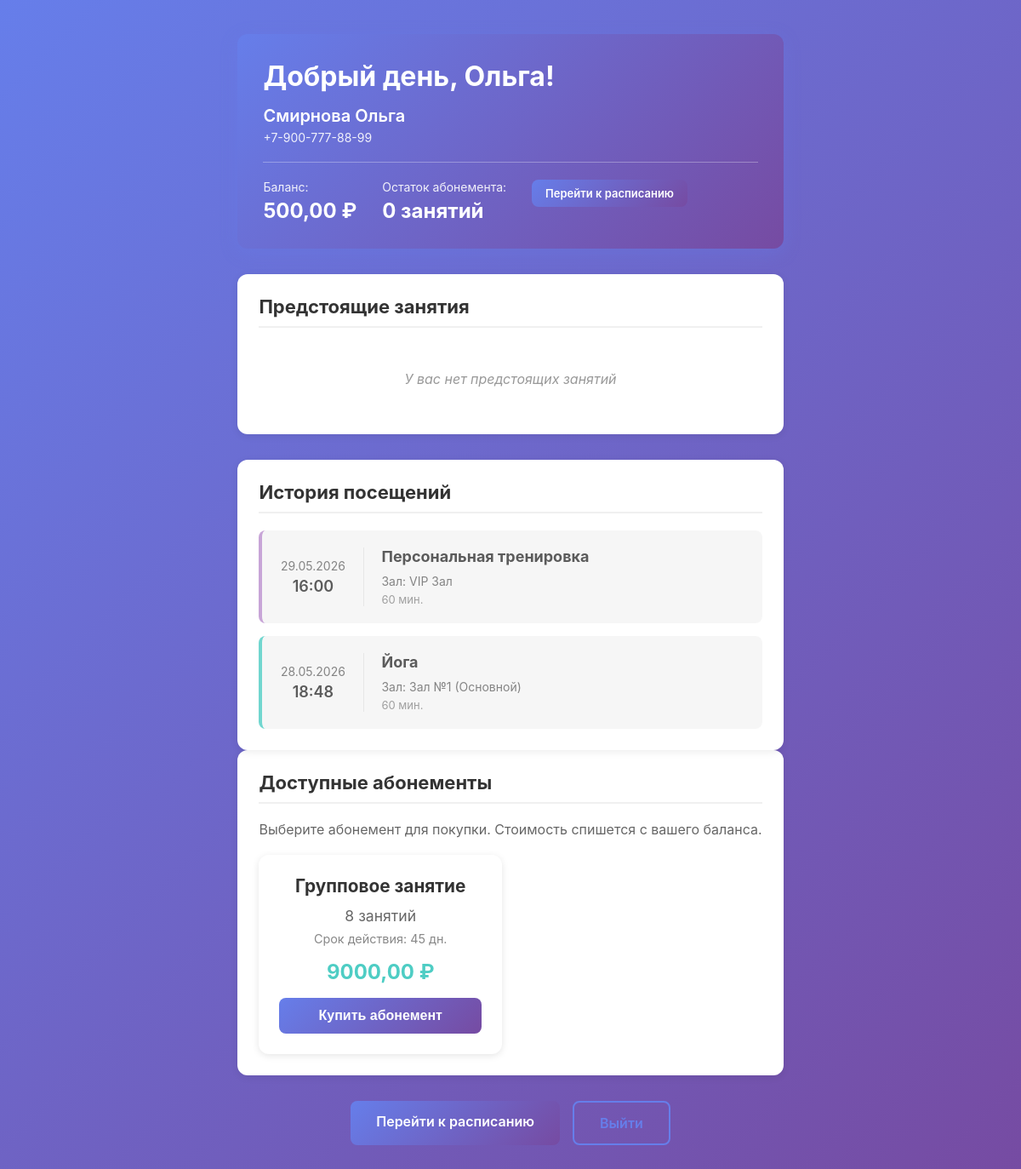
The app's page /profile/ (signed in) with its own data.
### core/models.py (models this page shows, shortened)
class User(AbstractUser):
    ROLE_CHOICES = [
        ('student', 'Ученик'),
        ('moderator', 'Модератор'),
        ('admin', 'Администратор'),
    ]
    phone = models.CharField("Телефон", max_length=20, blank=True)
    role = models.CharField("Роль", max_length=20, choices=ROLE_CHOICES, default='student')
    created_at = models.DateTimeField("Дата регистрации", auto_now_add=True)
    is_active = models.BooleanField("Активен", default=True)
    balance = models.DecimalField("Баланс", max_digits=10, decimal_places=2, default=0)
    telegram_id = models.BigIntegerField("Telegram ID", null=True, blank=True, unique=True,
                                             help_text="Уникальный идентификатор пользователя в Telegram")
    vk_id = models.BigIntegerField("VK ID", null=True, blank=True, unique=True,
                                       help_text="Уникальный идентификатор пользователя ВКонтакте")
    allowed_tariffs = models.ManyToManyField(Tariff, blank=True,
                                             verbose_name="Доступные тарифы",
                                             help_text="Тарифы, которые доступны пользователю для записи")
    class Meta:
        verbose_name = "Клиент"
        verbose_name_plural = "Клиенты"
        ordering = ['last_name', 'first_name']
    @property
    def is_moderator(self):
        return self.role in ['moderator', 'admin']
    @property
    def is_admin(self):
        return self.role == 'admin'

class ClassSession(models.Model):
    class_type = models.ForeignKey(ClassType, on_delete=models.CASCADE, verbose_name="Занятие")
    tariff = models.ForeignKey(Tariff, on_delete=models.PROTECT, verbose_name="Тариф",
                               help_text="Тариф для этого занятия", null=True, blank=True)
    date_time = models.DateTimeField("Дата и время")
    duration = models.PositiveIntegerField("Длительность (мин)", default=60)
    hall = models.ForeignKey(Hall, on_delete=models.SET_NULL, null=True, blank=True, verbose_name="Зал")
    is_recurring = models.BooleanField("Повторять каждую неделю", default=False)
    recurrence_id = models.CharField("ID серии повторений", max_length=50, blank=True, db_index=True)
    max_participants_override = models.PositiveIntegerField("Переопределение макс. участников",
                                                            null=True, blank=True,
                                                            help_text="Если указано, переопределяет макс. количество участников из тарифа для этого занятия")
    class Meta:
        verbose_name = "Занятие"
        verbose_name_plural = "Занятия"
        ordering = ['-date_time']

class ClassType(models.Model):
    name = models.CharField("Название занятия", max_length=100)
    description = models.TextField("Описание", blank=True)
    duration_minutes = models.PositiveIntegerField("Стандартная длительность (мин)", default=60)
    default_tariff = models.ForeignKey(Tariff, on_delete=models.SET_NULL, null=True, blank=True,
                                       verbose_name="Тариф по умолчанию",
                                       help_text="Тариф, применяемый по умолчанию для этого типа занятий")
    class Meta:
        verbose_name = "Тип занятия"
        verbose_name_plural = "Типы занятий"
        ordering = ['name']

class Hall(models.Model):
    COLOR_CHOICES = [
        ('#FF6B6B', 'Красный'),
        ('#4ECDC4', 'Бирюзовый'),
        ('#45B7D1', 'Голубой'),
        ('#96CEB4', 'Зеленый'),
        ('#FFEAA7', 'Желтый'),
        ('#DDA0DD', 'Фиолетовый'),
        ('#FFA07A', 'Оранжевый'),
        ('#98D8C8', 'Мятный'),
        ('#F7DC6F', 'Лимонный'),
        ('#BB8FCE', 'Лавандовый'),
    ]
    name = models.CharField("Название зала", max_length=100)
    address = models.TextField("Адрес", blank=True)
    price_per_hour = models.DecimalField("Цена за час", max_digits=10, decimal_places=2, default=0)
    color = models.CharField("Цвет события", max_length=7, choices=COLOR_CHOICES, default='#4ECDC4')
    class Meta:
        verbose_name = "Зал"
        verbose_name_plural = "Залы"

class Tariff(models.Model):
    TYPE_CHOICES = [
        ('group', 'Групповое занятие'),
        ('individual', 'Индивидуальное занятие'),
        ('split', 'Сплит (до 2 человек)'),
    ]
    name = models.CharField("Название тарифа", max_length=100)
    tariff_type = models.CharField("Тип тарифа", max_length=20, choices=TYPE_CHOICES, default='group')
    price_per_person = models.DecimalField("Цена за одного человека", max_digits=10, decimal_places=2)
    price_full_split = models.DecimalField("Полная цена за сплит (если пришел 1 из 2)",
                                           max_digits=10, decimal_places=2, default=0,
                                           help_text="Заполняется только для тарифа 'Сплит'")
    max_participants = models.PositiveIntegerField("Макс. участников", default=10)
    description = models.TextField("Описание", blank=True)
    is_active = models.BooleanField("Активен", default=True)
    created_at = models.DateTimeField("Дата создания", auto_now_add=True)
    is_subscription_available = models.BooleanField("Доступен абонемент", default=False,
                                                    help_text="Если отмечено, для этого тарифа можно приобрести абонемент")
    subscription_sessions_count = models.PositiveIntegerField("Количество занятий в абонементе",
                                                              default=8,
                                                              help_text="Стандартное количество занятий в абонементе")
    subscription_price = models.DecimalField("Стоимость абонемента", max_digits=10, decimal_places=2,
                                             default=0,
                                             help_text="Общая стоимость абонемента")
    subscription_validity_days = models.PositiveIntegerField("Срок действия абонемента (дней)",
                                                             default=45,
                                                             help_text="Срок действия абонемента в днях (по умолчанию 45 дней = 1.5 месяца)")
    class Meta:
        verbose_name = "Тариф"
        verbose_name_plural = "Тарифы"
        ordering = ['name']

### core/views.py (the view)
# urls.py: path('profile/', views.profile_view, name='profile'),
@login_required
def profile_view(request):
    client = request.user
    current_hour = timezone.now().hour
    if 5 <= current_hour < 12:
        greeting = "Доброе утро"
    elif 12 <= current_hour < 18:
        greeting = "Добрый день"
    else:
        greeting = "Добрый вечер"
    upcoming_sessions = ClassSession.objects.filter(
        bookings__client=client,
        bookings__status__in=['confirmed', 'paid'],
        date_time__gte=timezone.now()
    ).select_related('class_type', 'hall').prefetch_related('bookings').order_by('date_time')[:10]
    past_sessions = ClassSession.objects.filter(
        bookings__client=client,
        bookings__status__in=['paid'],
        date_time__lt=timezone.now()
    ).select_related('class_type', 'hall').prefetch_related('bookings').order_by('-date_time')[:20]
    active_subscriptions = Subscription.objects.filter(
        client=client,
        status='active'
    ).select_related('tariff').order_by('-purchased_at')
    subscription_remaining = sum(sub.sessions_remaining for sub in active_subscriptions)
    available_tariffs_with_subscriptions = Tariff.objects.filter(
        id__in=client.allowed_tariffs.all(),
        is_subscription_available=True,
        is_active=True
    ).annotate()
    context = {
        'client': client,
        'greeting': greeting,
        'upcoming_sessions': upcoming_sessions,
        'past_sessions': past_sessions,
        'is_moderator': client.is_moderator,
        'is_admin': client.is_admin,
        'is_staff': client.is_staff,
        'active_subscriptions': active_subscriptions,
        'subscription_remaining': subscription_remaining,
        'available_tariffs_with_subscriptions': available_tariffs_with_subscriptions,
    }
    return render(request, 'core/profile.html', context)

### core/templates/core/profile.html (shortened to what this page needs)
{% extends 'core/auth_base.html' %}
{% load static %}
{% block extrastyle %}
<link rel="stylesheet" href="{% static 'core/css/auth.css' %}">
{% endblock %}
{% block content %}
<div class="profile-container">
    <div class="profile-header">
        <h1>{{ greeting }}, {{ client.first_name }}!</h1>
        <div class="user-info">
            <span class="user-name">{{ client.last_name }} {{ client.first_name }}</span>
            {% if client.phone %}
                <span class="user-phone">{{ client.phone }}</span>
            {% endif %}
        </div>
        <div class="balance-info">
            <div class="balance-item">
                <span class="balance-label">Баланс:</span>
                <span class="balance-value">{{ client.balance|default:"0" }} ₽</span>
            </div>
            <div class="balance-item">
                <span class="balance-label">Остаток абонемента:</span>
                <span class="balance-value">{{ subscription_remaining|default:"0" }} занятий</span>
            </div>
            <div class="balance-item">
                <a href="{% url 'calendar' %}" class="btn btn-secondary btn-small">Перейти к расписанию</a>
            </div>
        </div>
    </div>
    <div class="profile-content">
        <section class="profile-section">
            <h2>Предстоящие занятия</h2>
            {% if upcoming_sessions %}
                <div class="sessions-list">
                    {% for session in upcoming_sessions %}
                        <div class="session-card" style="border-left-color: {{ session.hall.color|default:'#4ECDC4' }}">
                            <div class="session-time">
                                <span class="date">{{ session.date_time|date:"d.m.Y" }}</span>
                                <span class="time">{{ session.date_time|date:"H:i" }}</span>
                            </div>
                            <div class="session-details">
                                <h3>{{ session.class_type.name }}</h3>
                                {% if session.hall %}
                                    <p class="hall-name">Зал: {{ session.hall.name }}</p>
                                {% endif %}
                                <p class="duration">{{ session.duration }} мин.</p>
                            </div>
                        </div>
                    {% endfor %}
                </div>
            {% else %}
                <p class="no-data">У вас нет предстоящих занятий</p>
            {% endif %}
        </section>
        <section class="profile-section">
            <h2>История посещений</h2>
            {% if past_sessions %}
                <div class="sessions-list">
                    {% for session in past_sessions %}
                        <div class="session-card past" style="border-left-color: {{ session.hall.color|default:'#4ECDC4' }}">
                            <div class="session-time">
                                <span class="date">{{ session.date_time|date:"d.m.Y" }}</span>
                                <span class="time">{{ session.date_time|date:"H:i" }}</span>
                            </div>
                            <div class="session-details">
                                <h3>{{ session.class_type.name }}</h3>
                                {% if session.hall %}
                                    <p class="hall-name">Зал: {{ session.hall.name }}</p>
                                {% endif %}
                                <p class="duration">{{ session.duration }} мин.</p>
                            </div>
                        </div>
                    {% endfor %}
                </div>
            {% else %}
                <p class="no-data">История посещений пуста</p>
            {% endif %}
        </section>
    </div>
    {% if available_tariffs_with_subscriptions %}
    <div class="profile-section">
        <h2>Доступные абонементы</h2>
        <p class="section-description">Выберите абонемент для покупки. Стоимость спишется с вашего баланса.</p>
        <div class="subscriptions-grid">
            {% for tariff in available_tariffs_with_subscriptions %}
            <div class="subscription-card">
                <h3>{{ tariff.name }}</h3>
                <p class="subscription-details">{{ tariff.subscription_sessions_count }} занятий</p>
                <p class="subscription-validity">Срок действия: {{ tariff.subscription_validity_days }} дн.</p>
                <p class="subscription-price">{{ tariff.subscription_price }} ₽</p>
                <button class="btn btn-primary purchase-subscription-btn" data-tariff-id="{{ tariff.id }}" data-tariff-name="{{ tariff.name }}" data-price="{{ tariff.subscription_price }}">
                    Купить абонемент
                </button>
            </div>
            {% endfor %}
        </div>
    </div>
    {% endif %}
    <div class="profile-actions">
        <a href="{% url 'calendar' %}" class="btn btn-secondary">Перейти к расписанию</a>
        <a href="{% url 'logout' %}" class="btn btn-outline">Выйти</a>
    </div>
</div>
{% endblock %}

### records on screen
User: first_name "Ольга", last_name "Смирнова", phone "+7-900-777-88-99", balance "500,00"
ClassSession: date_time "29.05.2026", date_time "16:00", class_type.name "Персональная тренировка", hall.name "VIP Зал", duration "60"
ClassSession: date_time "28.05.2026", date_time "18:48", class_type.name "Йога", hall.name "Зал №1 (Основной)", duration "60"
Tariff: name "Групповое занятие", subscription_sessions_count "8", subscription_validity_days "45", subscription_price "9000,00"

### other values on screen
{{ greeting }} "Добрый день"
{{ subscription_remaining|default:"0" }} "0"
